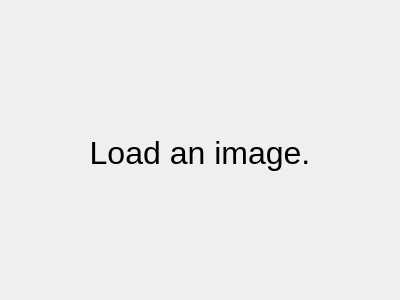
<?xml version="1.0" encoding="UTF-8"?>
<ui version="4.0">
 <class>ImageViewer</class>
 <widget class="QWidget" name="ImageViewer">
  <property name="geometry">
   <rect>
    <x>0</x>
    <y>0</y>
    <width>400</width>
    <height>300</height>
   </rect>
  </property>
  <property name="windowTitle">
   <string>Image Viewer</string>
  </property>
  <layout class="QVBoxLayout" name="verticalLayout" stretch="0,1">
   <item>
    <widget class="SliderTextBox" name="widget" native="true"/>
   </item>
   <item>
    <widget class="QLabel" name="image">
     <property name="font">
      <font>
       <pointsize>24</pointsize>
      </font>
     </property>
     <property name="text">
      <string>Load an image.</string>
     </property>
     <property name="alignment">
      <set>Qt::AlignCenter</set>
     </property>
    </widget>
   </item>
  </layout>
 </widget>
 <customwidgets>
  <customwidget>
   <class>SliderTextBox</class>
   <extends>QWidget</extends>
   <header location="global">SliderTextBox.h</header>
   <container>1</container>
  </customwidget>
 </customwidgets>
 <resources/>
 <connections/>
</ui>
